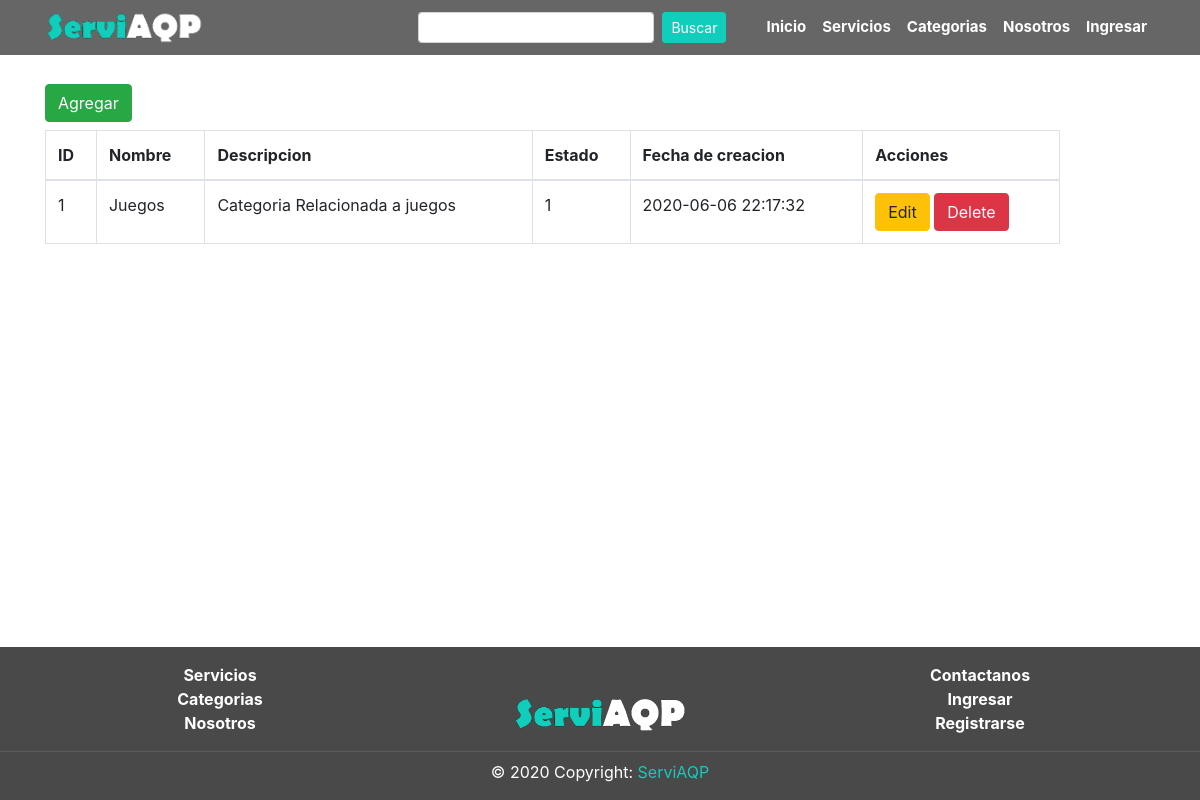
The page /Categorias/tabla.php on the database as committed earlier.
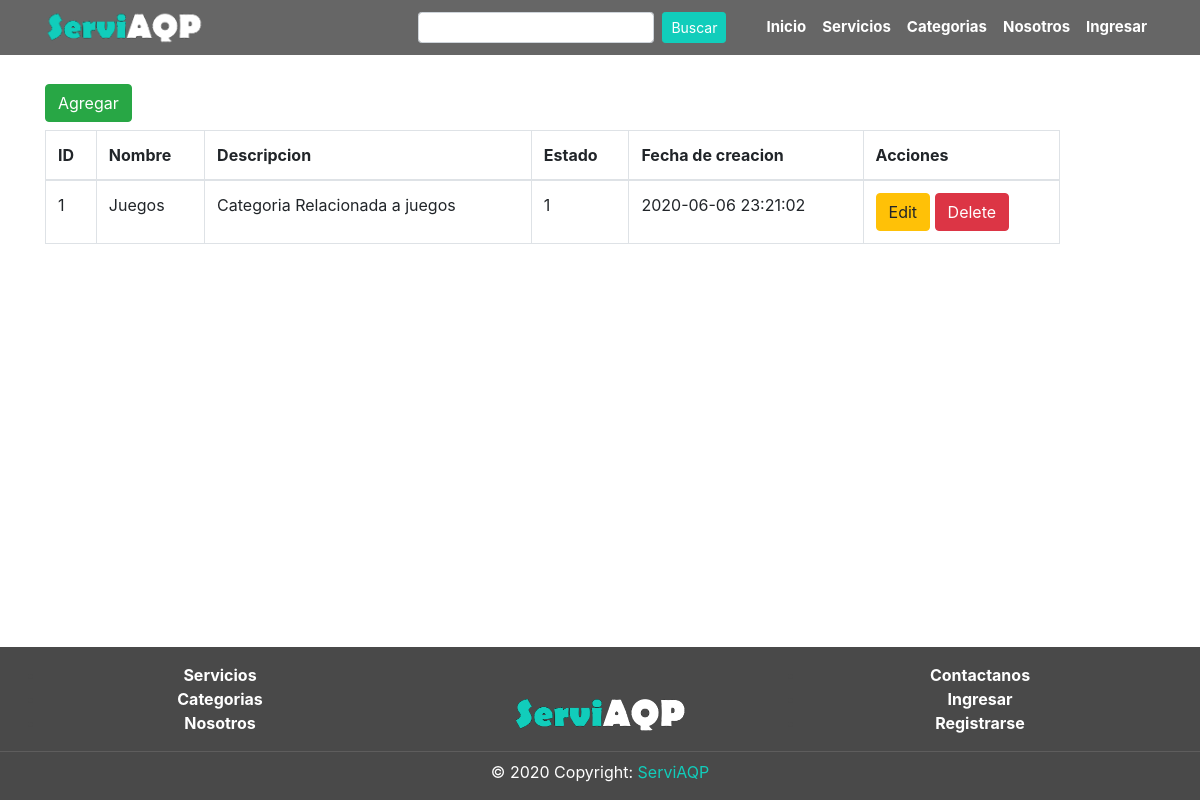
The same page on the database as committed later.
### tables this page shows
CREATE TABLE `categoria` (
  `CatId` int(11) NOT NULL,
  `CatNom` varchar(60) NOT NULL,
  `CatDes` text NOT NULL,
  `CatEstReg` int(1) NOT NULL DEFAULT '1',
  `CatFecCre` timestamp NOT NULL DEFAULT CURRENT_TIMESTAMP ON UPDATE CURRENT_TIMESTAMP
);

### Categorias/tabla.php (the view, shortened to what this page needs)
<?php
    include("../includes/data_base.php");
    include("../includes/header.php");
?>
<div class="section">
    <div class="container pt-4">
	<div class="row">
		<div class="col-md-2">
		<?php
			include("crud_categoria/add.php");
		?>
		</div>
		<div class="col-md-11 pt-2">
			<table class='table table-bordered'>
				<thead>
					<th>ID</th>
					<th>Nombre</th>
					<th>Descripcion</th>
					<th>Estado</th>
					<th>Fecha de creacion</th>
					<th>Acciones</th>
				</thead>
				<tbody>
				<?php
				$query = "SELECT * FROM CATEGORIA";
				$resultProduct= mysqli_query($conn, $query);
				while($row= mysqli_fetch_array($resultProduct)){
				?>
					<tr>
						<td><?php echo $row['CatId']?></td>
						<td><?php echo $row['CatNom']?></td>
						<td><?php echo $row['CatDes']?></td>
						<td><?php echo $row['CatEstReg']?></td>
						<td><?php echo $row['CatFecCre']?></td>
						<td>
							<a href="crud_categoria/edit.php?id=<?php echo $row['CatId']?>" class="btn btn-warning">
								Edit
							</a>
							<a href="crud_categoria/delete.php?id=<?php echo $row['CatId']?>" class="btn btn-danger">
								Delete
							</a>
						</td>
					</tr>
				<?php } ?>
				</tbody>
			</table>
		</div>
	</div>
</div>
</div>
<?php
    include("../includes/footer.php");
?>

Rows that differ between the two databases and show on the page:
changed categoria "Juegos": CatFecCre "2020-06-06 22:17:32" → "2020-06-06 23:21:02"
